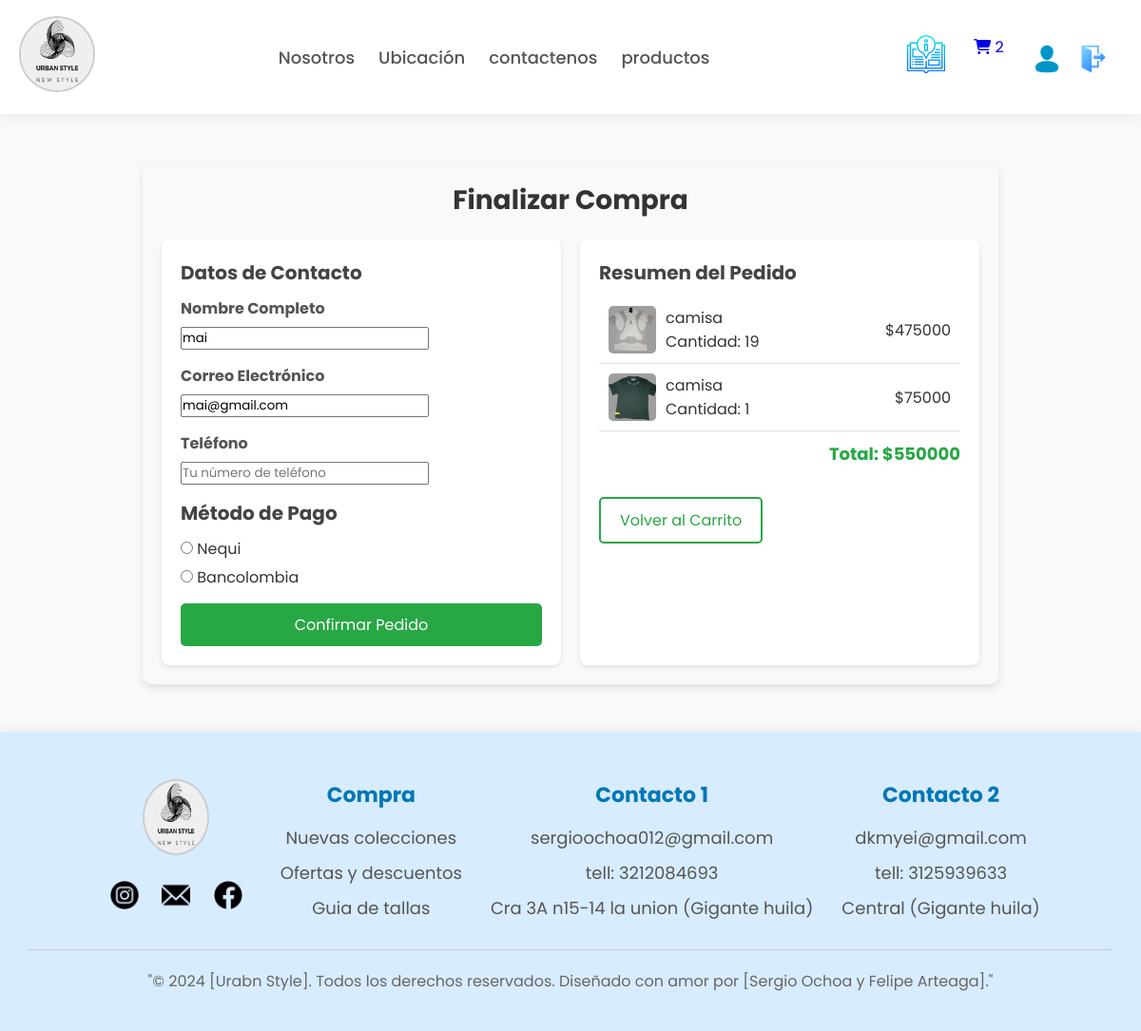
The app's page /pasarela/ (signed in) with its own data.
### productos/models.py (models this page shows, shortened)
class CarritoItem(models.Model):
    usuario = models.ForeignKey(User, on_delete=models.CASCADE, null=True, blank=True)
    producto = models.ForeignKey(Producto, on_delete=models.CASCADE)
    cantidad = models.IntegerField(default=1)
    sesion_id = models.CharField(max_length=100, null=True, blank=True)
    fecha_creacion = models.DateTimeField(auto_now_add=True)
    def subtotal(self):
        return self.producto.precio * self.cantidad

class Producto(models.Model):
    CATEGORIAS = [
        ('Hombre', 'Hombre'),
        ('Mujer', 'Mujer'),
    ]
    nombre = models.CharField(max_length=200)
    descripcion = models.TextField()
    precio = models.DecimalField(max_digits=10, decimal_places=0)
    foto = models.ImageField(upload_to='productos/')
    fecha_creacion = models.DateField(auto_now_add=True)
    categoria = models.CharField(max_length=10, choices=CATEGORIAS, default='Hombre')  # 👈 Campo de categoría

### productos/views.py (the view)
# urls.py: path('pasarela/', views.pasarela, name='pasarela'),
def pasarela(request):
    carrito_items = []
    total = 0
    if request.user.is_authenticated:
        carrito_items = CarritoItem.objects.filter(usuario=request.user)
    else:
        if request.session.session_key:
            carrito_items = CarritoItem.objects.filter(sesion_id=request.session.session_key)
    if not carrito_items:
        messages.warning(request, "Tu carrito está vacío")
        return redirect('ver_carrito')
    for item in carrito_items:
        total += item.subtotal()
    if request.method == 'POST':
        form = OrdenForm(request.POST)
        metodo_pago = request.POST.get('metodo_pago')
        if form.is_valid() and metodo_pago:
            orden = form.save(commit=False)
            if request.user.is_authenticated:
                orden.usuario = request.user
            else:
                orden.sesion_id = request.session.session_key
            orden.total = total
            orden.metodo_pago = metodo_pago
            orden.save()
            for item in carrito_items:
                OrdenItem.objects.create(
                    orden=orden,
                    producto=item.producto,
                    precio=item.producto.precio,
                    cantidad=item.cantidad
                )
            carrito_items.delete()
            enviar_correo_confirmacion(orden)
            messages.success(request, "Tu pedido ha sido procesado con éxito")
            return redirect('confirmar', orden_id=orden.id)
        else:
            messages.error(request, "Por favor selecciona un método de pago válido.")
    else:
        initial_data = {}
        if request.user.is_authenticated:
            try:
                datos = Datos.objects.get(usuario=request.user)
                initial_data = {
                    'nombre': f"{datos.nombre} {datos.apellido}",
                    'email': request.user.email
                }
            except Datos.DoesNotExist:
                initial_data = {
                    'nombre': request.user.username,
                    'email': request.user.email
                }
        form = OrdenForm(initial=initial_data)
    return render(request, 'pasarela.html', {
        'form': form,
        'carrito_items': carrito_items,
        'total': total
    })

### productos/forms.py
class OrdenForm(forms.ModelForm):
    METODOS_PAGO = [
        ('nequi', 'Nequi'),
        ('bancolombia', 'Bancolombia'),
    ]
    metodo_pago = forms.ChoiceField(
        choices=METODOS_PAGO,
        widget=forms.RadioSelect,
        required=True
    )
    class Meta:
        model = Orden
        fields = ['nombre', 'email', 'telefono', 'metodo_pago']
        widgets = {
            'nombre': forms.TextInput(attrs={'class': 'form-control', 'placeholder': 'Tu nombre completo'}),
            'email': forms.EmailInput(attrs={'class': 'form-control', 'placeholder': 'tucorreo@ejemplo.com'}),
            'telefono': forms.TextInput(attrs={'class': 'form-control', 'placeholder': 'Tu número de teléfono'}),
        }

### productos/templates/pasarela.html (shortened to what this page needs)
{% extends 'base.html' %}
{% load static %}
{% block content %}
<link rel="stylesheet" href="{% static 'tienda/pasarela.css' %}">
<div class="checkout-container">
    <h1 class="checkout-titulo">Finalizar Compra</h1>
    <div class="checkout-grid">
        <div class="checkout-form">
            <h2 class="resumen-titulo">Datos de Contacto</h2>
            <form method="POST">
                <div class="form-group">
                    <label for="{{ form.nombre.id_for_label }}">Nombre
Completo</label>
                    {{ form.nombre }}
                </div>
                <div class="form-group">
                    <label for="{{ form.email.id_for_label }}">Correo
Electrónico</label>
                    {{ form.email }}
                </div>
                <div class="form-group">
                    <label for="{{ form.telefono.id_for_label }}">Teléfono</label>
                    {{ form.telefono }}
                </div>
                <h2 class="resumen-titulo">Método de Pago</h2>
                <div class="form-group">
                    {% for radio in form.metodo_pago %}
                        <div class="form-check">
                            {{ radio.tag }} {{ radio.choice_label }}
                        </div>
                    {% endfor %}
                </div>
                <button type="submit" class="btn btn-success">
                    Confirmar Pedido
                </button>
            </form>
        </div>
        <div class="checkout-resumen">
            <h2 class="resumen-titulo">Resumen del Pedido</h2>
            {% for item in carrito_items %}
            <div class="resumen-item">
                <div class="resumen-producto">
                    <img src="{{ item.producto.foto.url }}" alt="{{ item.producto.nombre }}" class="resumen-imagen">
                    <div>
                        <div>{{ item.producto.nombre }}</div>
                        <div>Cantidad: {{ item.cantidad }}</div>
                    </div>
                </div>
                <div>${{ item.subtotal }}</div>
            </div>
            {% endfor %}
            <div class="resumen-total">
                Total: ${{ total }}
            </div>
            <div style="margin-top: 2rem;">
                <a href="{% url 'ver_carrito' %}" class="btn btn-outline">
                    Volver al Carrito
                </a>
            </div>
        </div>
    </div>
</div>
{% endblock %}

### productos/static/tienda/base.css (style rules this page uses)
* { margin: 0; padding: 0; box-sizing: border-box; text-decoration: none; list-style: none; font-family: "Poppins", sans-serif; }
body { background-color: #F8F9FA; color: #333; display: flex; flex-direction: column; min-height: 100vh; }

### productos/static/tienda/pasarela.css (style rules this page uses)
.checkout-container { max-width: 900px; margin: 50px auto; padding: 20px; background-color: #f8f9fa; border-radius: 10px; box-shadow: 0px 4px 10px rgba(0, 0, 0, 0.1); }
.checkout-titulo { text-align: center; font-size: 28px; font-weight: bold; color: #333; }
.checkout-grid { display: grid; grid-template-columns: 1fr 1fr; gap: 20px; margin-top: 20px; }
.checkout-form { background: white; padding: 20px; border-radius: 8px; box-shadow: 0px 2px 5px rgba(0, 0, 0, 0.1); }
.checkout-resumen { background: white; padding: 20px; border-radius: 8px; box-shadow: 0px 2px 5px rgba(0, 0, 0, 0.1); }
.form-group { margin-bottom: 15px; }
.form-group label { font-weight: bold; color: #555; display: block; margin-bottom: 5px; }
.form-check { margin: 5px 0; }
.btn-success { display: block; width: 100%; padding: 10px; background-color: #28a745; color: white; text-align: center; border-radius: 5px; font-size: 16px; text-decoration: none; transition: background 0.3s ease; border: none; cursor: pointer; }
.resumen-titulo { font-size: 20px; font-weight: bold; color: #444; margin-bottom: 10px; }
.resumen-item { display: flex; justify-content: space-between; padding: 10px; border-bottom: 1px solid #ddd; align-items: center; }
.resumen-producto { display: flex; align-items: center; gap: 10px; }
.resumen-imagen { width: 50px; height: 50px; border-radius: 5px; object-fit: cover; }
.resumen-total { font-size: 18px; font-weight: bold; color: #28a745; text-align: right; margin-top: 10px; }
.btn-outline { display: inline-block; padding: 10px 20px; background-color: white; color: #28a745; text-decoration: none; border: 2px solid #28a745; border-radius: 5px; transition: all 0.3s ease; }

### records on screen
CarritoItem: producto.foto (picture), producto.nombre "camisa", cantidad "19", subtotal "475000"
CarritoItem: producto.foto (picture), producto.nombre "camisa", cantidad "1", subtotal "75000"

### other values on screen
{{ total_items }} "2"
{{ radio.choice_label }} "Nequi" "Bancolombia"
{{ total }} "550000"
